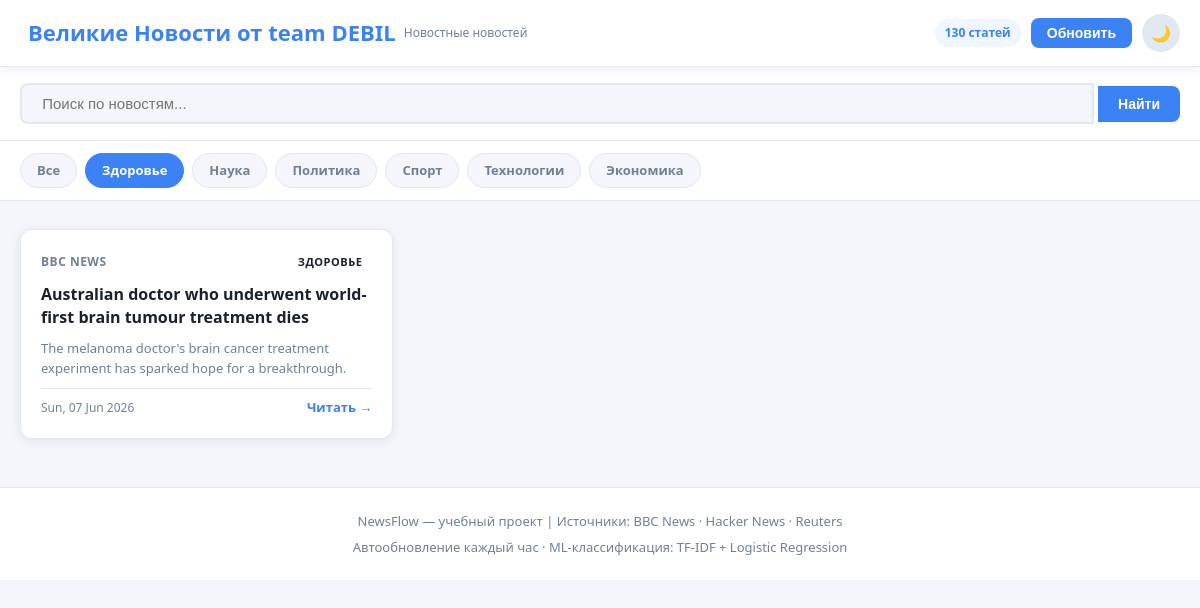
Screenshot of /?category=здоровье with the database file from the repository.
### tables this page shows
CREATE TABLE articles (
            id        INTEGER PRIMARY KEY AUTOINCREMENT,
            title     TEXT    NOT NULL,
            url       TEXT    NOT NULL UNIQUE,
            summary   TEXT,
            source    TEXT,
            category  TEXT    DEFAULT 'general',
            published TEXT,
            scraped_at DATETIME DEFAULT CURRENT_TIMESTAMP
        );

### app.py (the view)
@app.route("/")
def index():
    keyword  = request.args.get("q", "").strip()
    category = request.args.get("category", "all").strip()
    articles   = get_articles(category=category, keyword=keyword, limit=60)
    categories = get_categories()
    total      = count_articles()
    return render_template(
        "index.html",
        articles=articles,
        categories=categories,
        current_category=category,
        keyword=keyword,
        total=total,
    )

### database.py (called while the page is built)
def get_connection() -> sqlite3.Connection:
    conn = sqlite3.connect(DB_PATH)
    conn.row_factory = sqlite3.Row
    return conn

def get_articles(category: str = None, keyword: str = None,
                 limit: int = 50) -> list:
    conn = get_connection()
    cursor = conn.cursor()
    query = "SELECT * FROM articles WHERE 1=1"
    params = []
    if category and category != "all":
        query += " AND category = ?"
        params.append(category)
    if keyword:
        query += " AND (title LIKE ? OR summary LIKE ?)"
        params.extend([f"%{keyword}%", f"%{keyword}%"])
    query += " ORDER BY scraped_at DESC LIMIT ?"
    params.append(limit)
    cursor.execute(query, params)
    rows = cursor.fetchall()
    conn.close()
    return [dict(row) for row in rows]

def get_categories() -> list:
    conn = get_connection()
    cursor = conn.cursor()
    cursor.execute("SELECT DISTINCT category FROM articles ORDER BY category")
    rows = cursor.fetchall()
    conn.close()
    return [row["category"] for row in rows]

def count_articles() -> int:
    conn = get_connection()
    cursor = conn.cursor()
    cursor.execute("SELECT COUNT(*) as cnt FROM articles")
    row = cursor.fetchone()
    conn.close()
    return row["cnt"]

### templates/index.html (shortened to what this page needs)
<!DOCTYPE html>
<html lang="ru" data-theme="light">
<head>
  <link rel="stylesheet" href="static/css/style.css">
</head>
<body>
  <header class="header">
    <div class="container">
      <div class="header__inner">
        <div class="logo">
          <span class="logo__text">Великие Новости от team DEBIL</span>
          <span class="logo__sub">Новостные новостей</span>
        </div>
        <div class="header__actions">
          <span class="stats-badge">{{ total }} статей</span>
          <button class="btn btn--refresh" onclick="document.getElementById('refreshForm').submit()">
             Обновить
          </button>
          <button class="btn btn--theme" onclick="toggleTheme()" id="themeBtn">🌙</button>
        </div>
      </div>
    </div>
  </header>
  <div class="search-bar">
    <div class="container">
      <form action="/" method="GET" id="searchForm">
        <div class="search-bar__inner">
          <input
            class="search-input"
            type="text"
            name="q"
            value="{{ keyword }}"
            placeholder=" Поиск по новостям..."
            id="liveSearch"
            autocomplete="off"
          >
          <button class="btn btn--search" type="submit">Найти</button>
        </div>
      </form>
    </div>
  </div>
  <div class="categories">
    <div class="container">
      <div class="categories__list">
        <a class="cat-tab {% if current_category == 'all' %}cat-tab--active{% endif %}"
           href="/?category=all{% if keyword %}&q={{ keyword }}{% endif %}">
          Все
        </a>
        {% for cat in categories %}
        <a class="cat-tab {% if current_category == cat %}cat-tab--active{% endif %}"
           href="/?category={{ cat }}{% if keyword %}&q={{ keyword }}{% endif %}">
          {{ cat | capitalize }}
        </a>
        {% endfor %}
      </div>
    </div>
  </div>
  <main class="main">
    <div class="container">
      {% if articles %}
      <div class="news-grid" id="newsGrid">
        {% for article in articles %}
        <article class="card" data-category="{{ article.category }}">
          <div class="card__header">
            <span class="card__source">{{ article.source }}</span>
            <span class="card__cat card__cat--{{ article.category }}">{{ article.category }}</span>
          </div>
          <h2 class="card__title">
            <a href="{{ article.url }}" target="_blank" rel="noopener">
              {{ article.title }}
            </a>
          </h2>
          <p class="card__summary">{{ article.summary[:200] }}{% if article.summary|length > 200 %}...{% endif %}</p>
          <div class="card__footer">
            <span class="card__date">{{ article.published[:16] if article.published else '' }}</span>
            <a class="card__link" href="{{ article.url }}" target="_blank" rel="noopener">
              Читать →
            </a>
          </div>
        </article>
        {% endfor %}
      </div>
      {% else %}
      <div class="empty-state">
        <div class="empty-state__icon"></div>
        <h3>Новости не найдены</h3>
        <p>Нажмите «Обновить», чтобы загрузить свежие новости</p>
      </div>
      {% endif %}
    </div>
  </main>
  <footer class="footer">
    <div class="container">
      <p>NewsFlow — учебный проект | Источники: BBC News · Hacker News · Reuters</p>
      <p>Автообновление каждый час · ML-классификация: TF-IDF + Logistic Regression</p>
    </div>
  </footer>
</body>
</html>

### static/css/style.css (style rules this page uses)
*, *::before, *::after { box-sizing: border-box; margin: 0; padding: 0; }
:root { --bg: #f4f6fb; --surface: #ffffff; --border: #e2e8f0; --text: #1a202c; --text-sub: #718096; --accent: #3b82f6; --accent-h: #2563eb; --radius: 12px; --shadow: 0 2px 12px rgba(0,0,0,.08); --trans: .2s ease; }
body { background: var(--bg); color: var(--text); font-family: 'Segoe UI', system-ui, sans-serif; font-size: 15px; line-height: 1.6; transition: background var(--trans), color var(--trans); }
a { color: var(--accent); text-decoration: none; }
.container { max-width: 1200px; margin: 0 auto; padding: 0 20px; }
.header { background: var(--surface); border-bottom: 1px solid var(--border); box-shadow: var(--shadow); position: sticky; top: 0; z-index: 100; }
.header__inner { display: flex; align-items: center; justify-content: space-between; padding: 14px 0; gap: 16px; }
.logo { display: flex; align-items: center; gap: 8px; }
.logo__text { font-size: 22px; font-weight: 700; color: var(--accent); }
.logo__sub { font-size: 12px; color: var(--text-sub); }
.header__actions { display: flex; align-items: center; gap: 10px; }
.stats-badge { background: #eff6ff; color: var(--accent); font-size: 12px; font-weight: 600; padding: 4px 10px; border-radius: 20px; }
.btn { border: none; cursor: pointer; border-radius: 8px; font-size: 14px; font-weight: 600; padding: 7px 16px; transition: all var(--trans); }
.btn--refresh { background: var(--accent); color: #fff; }
.btn--theme { background: var(--border); color: var(--text); font-size: 16px; width: 38px; height: 38px; padding: 0; border-radius: 50%; }
.btn--search { background: var(--accent); color: #fff; padding: 10px 20px; border-radius: 0 8px 8px 0; }
.search-bar { background: var(--surface); padding: 16px 0; border-bottom: 1px solid var(--border); }
.search-bar__inner { display: flex; align-items: center; gap: 4px; }
.search-input { flex: 1; padding: 10px 16px; border: 2px solid var(--border); border-radius: 8px 0 0 8px; font-size: 15px; background: var(--bg); color: var(--text); outline: none; transition: border var(--trans); }
.categories { background: var(--surface); padding: 12px 0; border-bottom: 1px solid var(--border); }
.categories__list { display: flex; gap: 8px; flex-wrap: wrap; }
.cat-tab { padding: 6px 16px; border-radius: 20px; font-size: 13px; font-weight: 600; color: var(--text-sub); background: var(--bg); border: 1px solid var(--border); transition: all var(--trans); }
.cat-tab:hover, .cat-tab--active { background: var(--accent); color: #fff; border-color: var(--accent); }
.main { padding: 28px 0 48px; }
.news-grid { display: grid; grid-template-columns: repeat(auto-fill, minmax(340px, 1fr)); gap: 20px; }
.card { background: var(--surface); border: 1px solid var(--border); border-radius: var(--radius); padding: 20px; display: flex; flex-direction: column; gap: 10px; box-shadow: var(--shadow); transition: transform var(--trans), box-shadow var(--trans); }
.card__header { display: flex; justify-content: space-between; align-items: center; }
.card__source { font-size: 12px; font-weight: 600; color: var(--text-sub); text-transform: uppercase; letter-spacing: .5px; }
.card__title { font-size: 16px; font-weight: 700; line-height: 1.4; flex: 1; }
.card__title a { color: var(--text); }
.card__summary { font-size: 13px; color: var(--text-sub); line-height: 1.55; flex: 1; }
.card__footer { display: flex; justify-content: space-between; align-items: center; padding-top: 8px; border-top: 1px solid var(--border); margin-top: auto; }
.card__date { font-size: 12px; color: var(--text-sub); }
.card__link { font-size: 13px; font-weight: 600; color: var(--accent); }
.card__cat { font-size: 11px; font-weight: 700; padding: 3px 10px; border-radius: 12px; text-transform: uppercase; letter-spacing: .5px; }
.footer { background: var(--surface); border-top: 1px solid var(--border); padding: 20px 0; text-align: center; font-size: 13px; color: var(--text-sub); line-height: 2; }

### rows the page displays
articles: source "BBC NEWS", category "ЗДОРОВЬЕ", title "Australian doctor who underwent world-first brain tumour treatment dies", summary "The melanoma doctor's brain cancer treatment experiment has sparked hope for a breakthrough.", published "Sun, 07 Jun 2026"

### other values shown
{{ total }} "130"
{{ cat | capitalize }} "Здоровье" "Наука" "Политика" "Спорт" "Технологии" "Экономика"
